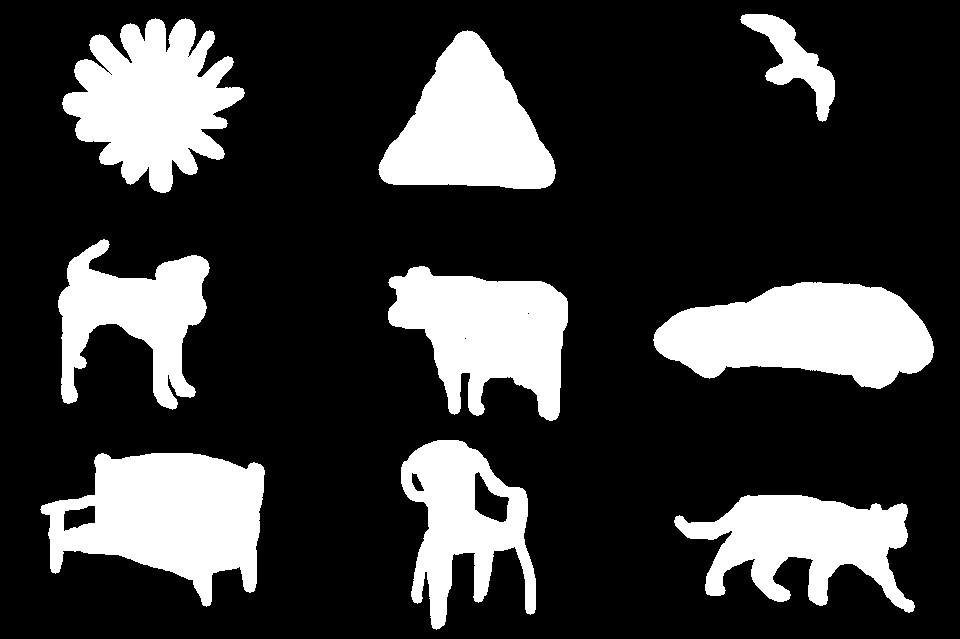
#> input picture extra_content/Project1.png, 960 x 639 px
$ python trial.py
#> lines starting #> are read from the running program, lines starting #| are printed output that depends on the picture; after the words box and inside, x2 and y2 are one past the last pixel; in counts of white or black regions, pixels touching at a corner belong together
#> further down, src is the input picture: shape (639, 960, 3); 22.8% white; 9 white regions, largest, box (x1, y1, x2, y2) and area: (40, 453, 265, 607) 21249, (653, 282, 934, 389) 20421, (62, 18, 245, 193) 19300
from __future__ import print_function
import cv2 as cv
import numpy as np
import argparse
import random as rng

rng.seed(12345)

def thresh_callback(val):
#> called with val = 10
    threshold = val

    ## [Canny]
    # Detect edges using Canny
    canny_output = cv.Canny(src_gray, threshold, threshold * 2)
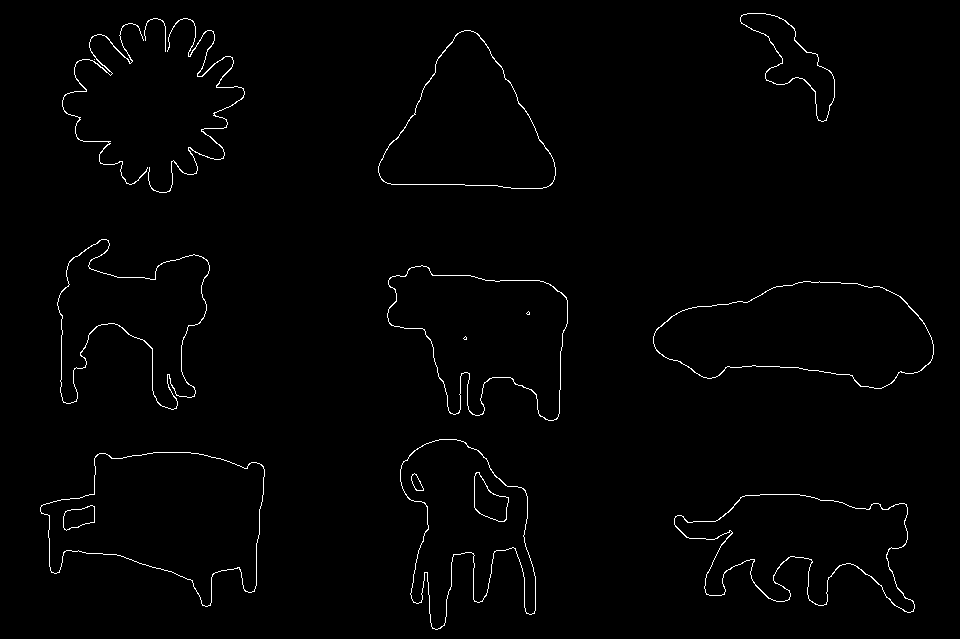
#> canny_output: shape (639, 960); 1.2% white in thin lines or dots, all inside (x1, y1, x2, y2) = (40, 13, 934, 630)
    ## [Canny]

    ## [findContours]
    # Find contours
    contours,_= cv.findContours(canny_output, cv.RETR_TREE, cv.CHAIN_APPROX_SIMPLE)
#> contours = 30 contours, 6 with area under 20; largest, box (x1, y1, x2, y2) and area: (40, 452, 265, 607) 21799, (40, 452, 265, 607) 21775, (653, 281, 934, 389) 20454, (653, 281, 934, 389) 20376, (387, 265, 568, 421) 17368
    ## [findContours]

    ## [allthework]
    print(contours)
#> (printed output is left out)
    # Approximate contours to polygons + get bounding rects and circles
    contours_poly = [None]*len(contours)
#> contours_poly = 30 items
    boundRect = [None]*len(contours)
#> boundRect = 30 items
    centers = [None]*len(contours)
#> centers = 30 items
    radius = [None]*len(contours)
#> radius = 30 items
    for i, c in enumerate(contours):
        contours_poly[i] = cv.approxPolyDP(c, 3, True)
        boundRect[i] = cv.boundingRect(contours_poly[i])
        centers[i], radius[i] = cv.minEnclosingCircle(contours_poly[i])
#> this loop made 30 passes
#> c on pass 23: [[94, 59]]
#> after the loop, boundRect = 30 items, first 6: (674, 494, 240, 118), (674, 494, 241, 119), (40, 452, 225, 155), (40, 452, 225, 155), (64, 506, 31, 24), (63, 507, 32, 24); centers = 30 pairs, first value 78.5 to 794, second value 35.28 to 564.5; contours_poly = 30 contours, 6 with area under 20; largest, box (x1, y1, x2, y2) and area: (40, 452, 265, 607) 21692, (40, 452, 265, 607) 21636, (653, 281, 934, 389) 20176, (653, 281, 934, 389) 20152, (388, 265, 568, 421) 17350; radius = 30 values, max 140.3 at index 12, min 0.0001 at index 22, mean 67.72
    ## [allthework]

    ## [zeroMat]
    drawing = np.zeros((canny_output.shape[0], canny_output.shape[1], 3), dtype=np.uint8)
    ## [zeroMat]

    ## [forContour]
    # Draw polygonal contour + bonding rects + circles
    for i in range(len(contours)):
        color = (rng.randint(0,256), rng.randint(0,256), rng.randint(0,256))
        cv.drawContours(drawing, contours_poly, i, color)
        # cv.rectangle(drawing, (int(boundRect[i][0]), int(boundRect[i][1])),(int(boundRect[i][0]+boundRect[i][2]), int(boundRect[i][1]+boundRect[i][3])), color, 2)
        cv.circle(drawing, (int(centers[i][0]), int(centers[i][1])), int(radius[i]), color, 2)
#> this loop made 30 passes
#> color on passes 1 to 12: (213, 5, 152), (188, 99, 138), (223, 82, 191), (63, 221, 133), (89, 95, 181), (46, 211, 85), (75, 105, 39), (97, 174, 164), (12, 234, 173), (13, 212, 1), (3, 83, 91), (146, 50, 212)
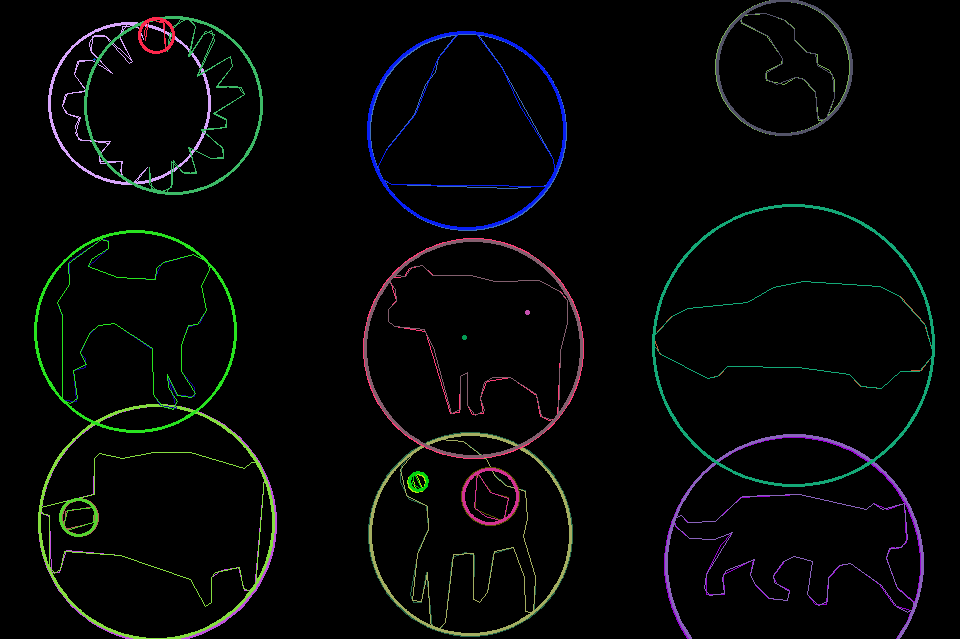
#> drawing: shape (639, 960, 3); mean of channels 0, 1, 2 6.6, 6.9, 5.5; drawn as B, G, R
    ## [forContour]

    ## [showDrawings]
    # Show in a window
    cv.imshow('Contours', drawing)
    ## [showDrawings]

## [setup]
# Load source image
parser = argparse.ArgumentParser(description='Code for Creating Bounding boxes and circles for contours tutorial.')
parser.add_argument('--input', help='Path to input image.', default='Project1.png')
args = parser.parse_args()

src = cv.imread('Project1.png')
if src is None:
    print('Could not open or find the image:', args.input)
    exit(0)

# Convert image to gray and blur it
# src_gray = cv.cvtColor(src, cv.COLOR_BGR2GRAY)
src_gray = cv.blur(src, (3,3))
## [setup]

## [createWindow]
# Create Window
source_window = 'Source'
cv.namedWindow(source_window)
cv.imshow(source_window, src)
## [createWindow]
## [trackbar]
max_thresh = 255
thresh = 10 # initial threshold
cv.createTrackbar('Canny thresh:', source_window, thresh, max_thresh, thresh_callback)
thresh_callback(thresh)
## [trackbar]

cv.waitKey()
